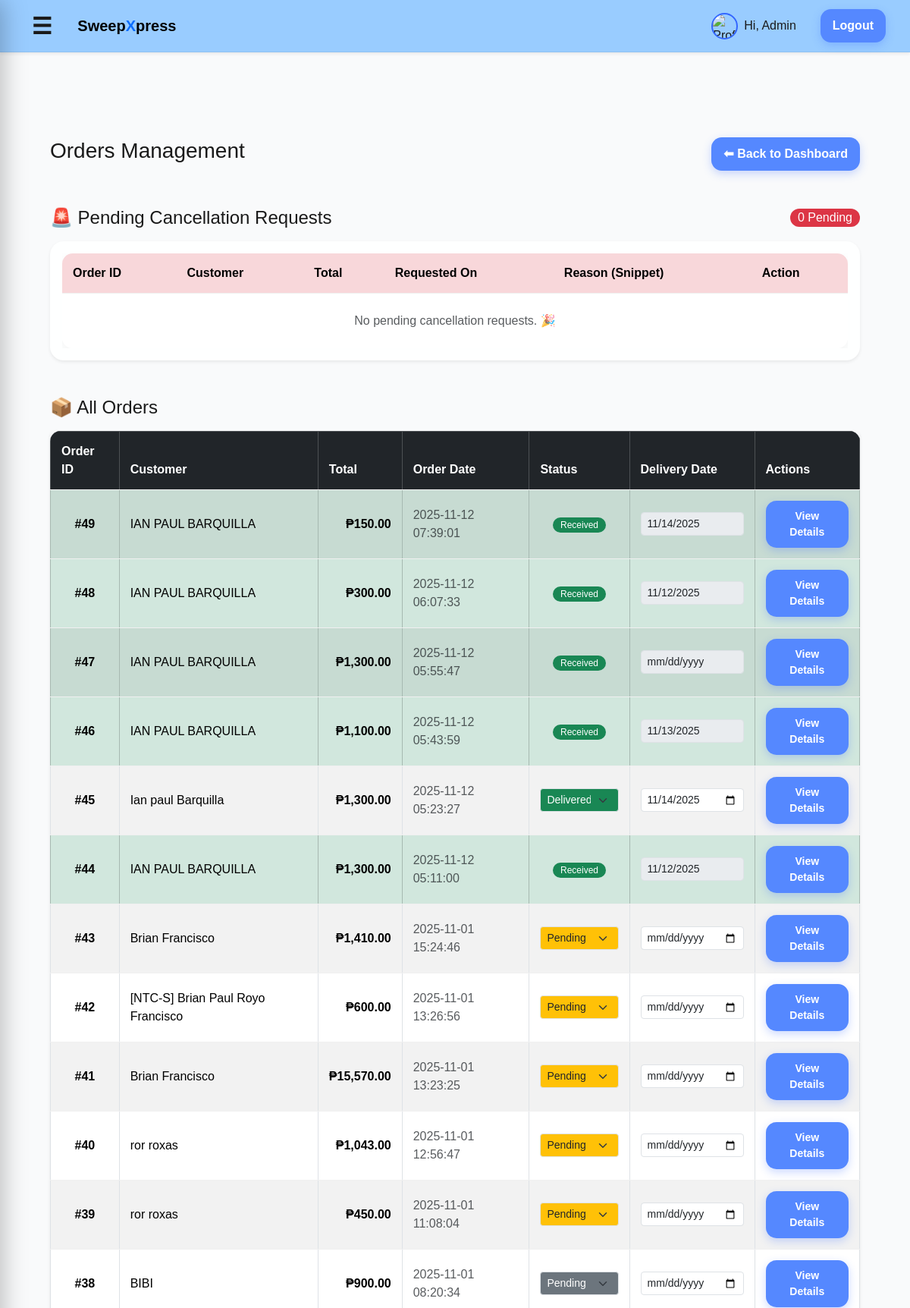
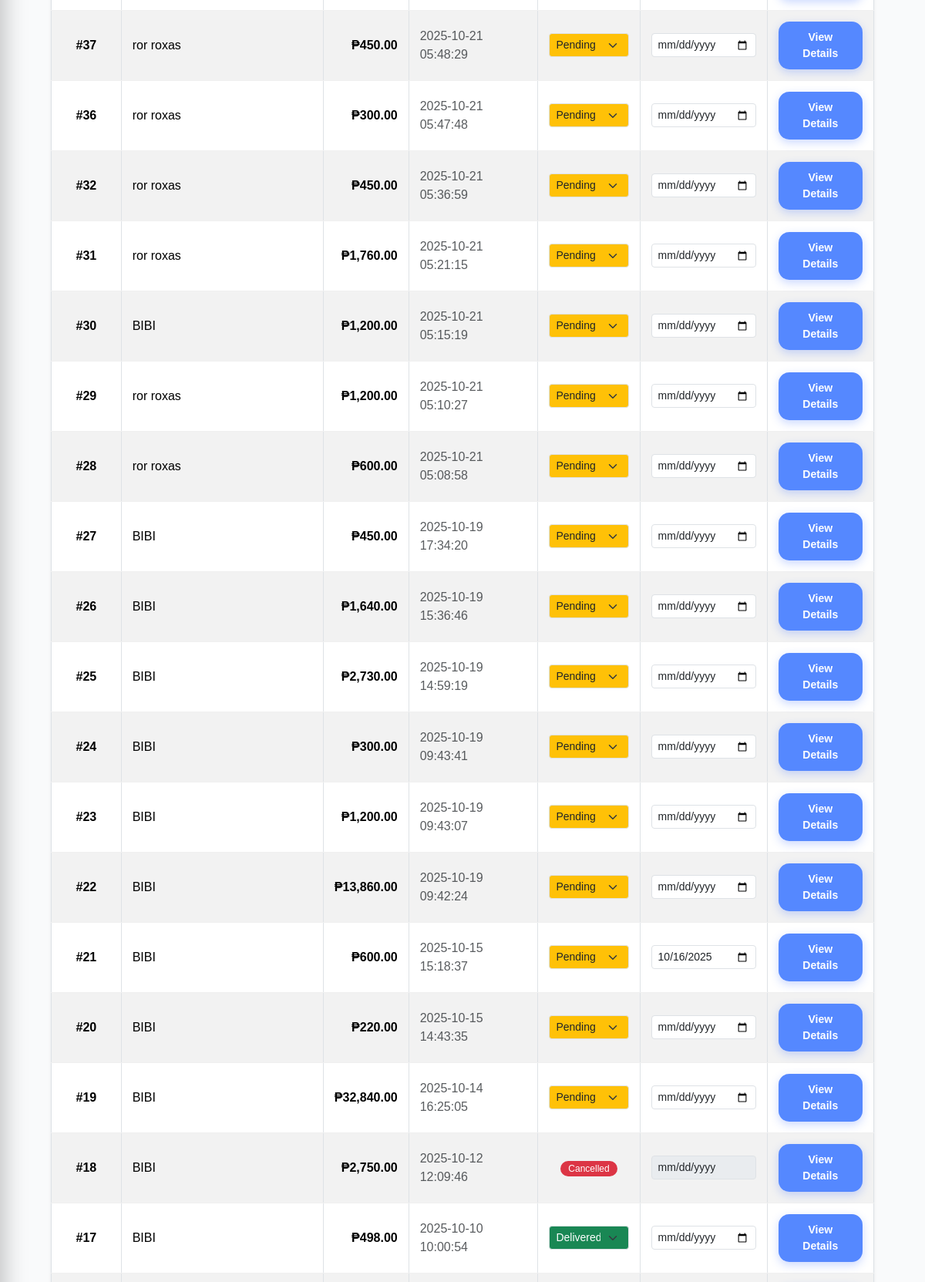
The app's page /admin/orders.php (signed in, upper part) with its own data (2 pictures, top to bottom).
### tables this page shows
CREATE TABLE `orders` (
  `id` int(11) NOT NULL,
  `user_id` int(11) DEFAULT NULL,
  `total` decimal(10,2) NOT NULL DEFAULT 0.00,
  `address` varchar(255) DEFAULT NULL,
  `status` enum('pending','preparing','delivered','completed','cancellation_requested','cancelled') NOT NULL DEFAULT 'pending',
  `created_at` timestamp NOT NULL DEFAULT current_timestamp(),
  `payment_method` varchar(50) NOT NULL DEFAULT 'COD',
  `payment_status` varchar(50) NOT NULL DEFAULT 'pending',
  `customer_name` varchar(120) DEFAULT NULL,
  `notes` text DEFAULT NULL,
  `cancellation_reason` text DEFAULT NULL,
  `admin_note` text DEFAULT NULL,
  `po_number` varchar(50) DEFAULT NULL,
  `payment_terms` varchar(100) DEFAULT NULL,
  `order_type` varchar(10) NOT NULL DEFAULT 'B2C'
);

CREATE TABLE `users` (
  `id` int(11) NOT NULL,
  `google_id` varchar(255) DEFAULT NULL,
  `name` varchar(120) NOT NULL,
  `username` varchar(50) NOT NULL,
  `email` varchar(190) NOT NULL,
  `password_hash` varchar(255) NOT NULL,
  `profile_image` varchar(255) DEFAULT NULL,
  `role` enum('customer','admin','business') NOT NULL DEFAULT 'customer',
  `created_at` timestamp NOT NULL DEFAULT current_timestamp(),
  `phone` varchar(20) DEFAULT NULL,
  `dark_mode` tinyint(1) DEFAULT 0,
  `birth_date` date DEFAULT NULL,
  `street_address` varchar(255) DEFAULT NULL,
  `city` varchar(100) DEFAULT NULL,
  `zip_code` varchar(20) DEFAULT NULL,
  `phone_number` varchar(20) DEFAULT NULL,
  `gender` varchar(10) DEFAULT NULL
);

CREATE TABLE `deliveries` (
  `id` int(11) NOT NULL,
  `order_id` int(11) NOT NULL,
  `customer_name` varchar(120) NOT NULL,
  `address` varchar(255) NOT NULL,
  `status` enum('pending','shipped','delivered','cancelled') DEFAULT 'pending',
  `delivery_date` date DEFAULT NULL,
  `created_at` timestamp NOT NULL DEFAULT current_timestamp()
);

### config.php (called while the page is built, shortened)
<?php
function h($s) {
    return htmlspecialchars($s ?? '', ENT_QUOTES, 'UTF-8');
}
?>

### admin/orders.php (the view, shortened to what this page needs)
<?php
require_once __DIR__ . '/../config.php';
require_once __DIR__ . '/../includes/header.php';
?>
<?php
$stmt_cancellations = $pdo->query("
    SELECT
        o.id,
        o.total,
        o.created_at,
        o.cancellation_reason,
        o.user_id,
        u.name AS full_name,
        u.email
    FROM orders o
    JOIN users u ON o.user_id = u.id
    WHERE o.status = 'cancellation_requested'
    ORDER BY o.created_at ASC
");
$cancellation_requests = $stmt_cancellations->fetchAll(PDO::FETCH_ASSOC);
$sql = "
    SELECT
        o.id AS order_id,
        u.name AS customer_name,
        o.total,
        o.created_at,
        o.status AS order_status,
        d.id AS delivery_id,
        d.status AS delivery_status,
        d.delivery_date
    FROM orders o
    LEFT JOIN users u ON o.user_id = u.id
    LEFT JOIN deliveries d ON o.id = d.order_id
    ORDER BY o.created_at DESC
";
$orders = $pdo->query($sql)->fetchAll(PDO::FETCH_ASSOC);
?>
<div class="container mt-5">
    <div class="d-flex justify-content-between align-items-center mb-4">
        <h1 class="h3"> Orders Management</h1>
        <a href="dashboard.php" class="btn btn-secondary">⬅ Back to Dashboard</a>
    </div>
    <div class="d-flex justify-content-between align-items-center mb-3 mt-5">
        <h2 class="h4 m-0">🚨 Pending Cancellation Requests</h2>
        <span class="badge bg-danger fs-6 text-white"><?= count($cancellation_requests) ?> Pending</span>
    </div>
    <div class="card shadow-sm border-0 mb-5">
        <div class="card-body p-0">
            <div class="table-responsive">
                <table class="table table-hover align-middle mb-0">
                    <thead class="table-danger">
                        <tr>
                            <th>Order ID</th>
                            <th>Customer</th>
                            <th>Total</th>
                            <th>Requested On</th>
                            <th>Reason (Snippet)</th>
                            <th>Action</th>
                        </tr>
                    </thead>
                    <tbody>
                        <?php if ($cancellation_requests): ?>
                            <?php foreach ($cancellation_requests as $request): ?>
                                <tr class="cancellation-row"
                                    data-id="<?= h($request['id']) ?>"
                                    data-name="<?= h($request['full_name']) ?>"
                                    data-email="<?= h($request['email']) ?>"
                                    data-total="₱<?= number_format($request['total'], 2) ?>"
                                    data-reason="<?= h($request['cancellation_reason']) ?>">
                                    <td>#<?= h($request['id']) ?></td>
                                    <td><?= h($request['full_name']) ?></td>
                                    <td>₱<?= number_format($request['total'], 2) ?></td>
                                    <td><?= date('M j, Y', strtotime($request['created_at'])) ?></td>
                                    <td style="max-width: 300px;" class="text-truncate">
                                        <?= h($request['cancellation_reason']) ?>
                                    </td>
                                    <td>
                                        <button type="button" class="btn btn-sm btn-outline-danger btn-review-cancellation">
                                            Review
                                        </button>
                                    </td>
                                </tr>
                            <?php endforeach; ?>
                        <?php else: ?>
                            <tr><td colspan="6" class="text-muted py-4 text-center">No pending cancellation requests. 🎉</td></tr>
                        <?php endif; ?>
                    </tbody>
                </table>
            </div>
        </div>
    </div>
    <h2 class="h4 m-0 mb-3">📦 All Orders</h2>
    <?php if ($orders): ?>
        <div class="table-responsive shadow-sm rounded">
            <table class="table table-striped table-hover align-middle table-bordered">
                <thead class="table-dark text-center">
                    <tr>
                        <th>Order ID</th>
                        <th>Customer</th>
                        <th>Total</th>
                        <th>Order Date</th>
                        <th>Status</th>
                        <th>Delivery Date</th>
                        <th>Actions</th>
                    </tr>
                </thead>
               <?php foreach ($orders as $o): ?>
                        <?php
                            $currentStatus = $o['order_status'];
                            $statusClass = match($currentStatus) {
                                'pending'   => 'bg-warning text-dark',
                                'shipped'   => 'bg-info text-dark',
                                'delivered' => 'bg-success text-white',
                                'cancellation_requested', 'cancelled' => 'bg-danger text-white',
                                'completed' => 'bg-success text-white',
                                default => 'bg-secondary text-white'
                            };
                        ?>
                        <tr <?= $currentStatus === 'completed' ? 'class="table-success"' : '' ?>>
                            <td class="fw-bold text-center">#<?= (int)$o['order_id']; ?></td>
                            <td><?= h($o['customer_name'] ?? 'Guest'); ?></td>
                            <td class="fw-semibold text-end">₱<?= number_format($o['total'], 2); ?></td>
                            <td class="text-muted"><?= h($o['created_at']); ?></td>
                          <td class="text-center">
                            <?php
                            $disableStatus = in_array($currentStatus, ['cancellation_requested', 'cancelled', 'completed']);
                            ?>
                            <?php if ($disableStatus): ?>
                                <span class="badge <?= $statusClass; ?>">
                                    <?= $currentStatus === 'completed' ? 'Received' : ucfirst(str_replace('_', ' ', $currentStatus)); ?>
                                </span>
                            <?php else: ?>
                                <form method="post" class="d-inline">
                                    <select name="status" class="form-select form-select-sm <?= $statusClass; ?>" onchange="this.form.submit()">
                                        <?php
                                            $statusOptions = [
                                                'pending' => 'Pending',
                                                'shipped' => 'Preparing',
                                                'delivered' => 'Delivered'
                                            ];
                                        ?>
                                        <?php foreach ($statusOptions as $value => $label): ?>
                                            <option value="<?= $value ?>" <?php if ($currentStatus === $value) echo 'selected'; ?>>
                                                <?= $label ?>
                                            </option>
                                        <?php endforeach; ?>
                                    </select>
                                </form>
                            <?php endif; ?>
                        </td>
                            <td class="text-center">
                                <form method="post" class="d-inline">
                                    <input type="date" name="delivery_date" class="form-control form-control-sm"
                                        value="<?= h($o['delivery_date'] ?? ''); ?>" onchange="this.form.submit()"
                                        <?= $disableStatus ? 'disabled' : ''; ?>>
                                </form>
                            </td>
                            <td class="text-center">
                                <a class="btn btn-sm btn-outline-primary" href="order_details.php?id=<?= (int)$o['order_id']; ?>">
                                    View Details
                                </a>
                            </td>
                        </tr>
                    <?php endforeach; ?>
            </table>
        </div>
    <?php else: ?>
        <div class="alert alert-info">📭 No orders found.</div>
    <?php endif; ?>
</div>

### assets/style.css (style rules this page uses)
* { box-sizing: border-box; -webkit-font-smoothing: antialiased; }
body { margin: 0; font-family: -apple-system, BlinkMacSystemFont, "Segoe UI", Roboto, Inter, Arial, sans-serif; background: #f5f7fa; color: #1a1a1a; line-height: 1.5; }
.container { max-width: 1100px; margin: 0 auto; padding: 16px; }
nav a.btn, .btn { background: #5588ff !important; color: #fff !important; padding: 10px 16px; border-radius: 14px; font-weight: 600; text-decoration: none; border: none; cursor: pointer; box-shadow: 0 4px 12px rgba(51,102,255,0.25); transition: transform 0.1s, opacity 0.2s; }
.btn-secondary { background: #5588ff !important; color: #fff !important; box-shadow: 0 4px 12px rgba(51,102,255,0.25); }
.card { background:#feffff; border-radius:18px; padding:16px; box-shadow:0 6px 20px rgba(0,0,0,.06); display:flex; flex-direction:column; justify-content:space-between; height:100%; transition:transform .15s,box-shadow .15s; }
input, textarea, select { width: 100%; padding: 12px 14px; border: 1px solid #e5e7eb; border-radius: 12px; font-size: 1rem; transition: border 0.2s, box-shadow 0.2s; }
.table { width: 100%; border-collapse: collapse; background: #fff; border-radius: 14px; overflow: hidden; box-shadow: 0 6px 18px rgba(0,0,0,0.05); }
.table th, .table td { padding: 14px; border-bottom: 1px solid #f0f0f0; text-align: left; }
.table tr:last-child td { border-bottom: none; }
.badge { background: rgba(85, 136, 255, 0.15); color: #3366ff; padding: 4px 10px; border-radius: 999px; font-size: 12px; font-weight: 500; }
body { background: #f9fafb; font-family: Arial, sans-serif; }

### records on screen
orders: id "49", user.name "IAN PAUL BARQUILLA", total "150.00", created_at "2025-11-12 07:39:01", status "Received", delivery_date "11/14/2025"
orders: id "48", user.name "IAN PAUL BARQUILLA", total "300.00", created_at "2025-11-12 06:07:33", status "Received", delivery_date "11/12/2025"
orders: id "47", user.name "IAN PAUL BARQUILLA", total "1,300.00", created_at "2025-11-12 05:55:47", shows "Received"
orders: id "46", user.name "IAN PAUL BARQUILLA", total "1,100.00", created_at "2025-11-12 05:43:59", status "Received", delivery_date "11/13/2025"
orders: id "45", user.name "Ian paul Barquilla", total "1,300.00", created_at "2025-11-12 05:23:27", status "Delivered", delivery_date "11/14/2025"
orders: id "44", user.name "IAN PAUL BARQUILLA", total "1,300.00", created_at "2025-11-12 05:11:00", status "Received", delivery_date "11/12/2025"
orders: id "43", user.name "Brian Francisco", total "1,410.00", created_at "2025-11-01 15:24:46", status "Pending"
orders: id "42", user.name "[NTC-S] Brian Paul Royo Francisco", total "600.00", created_at "2025-11-01 13:26:56", status "Pending"
orders: id "41", user.name "Brian Francisco", total "15,570.00", created_at "2025-11-01 13:23:25", status "Pending"
orders: id "40", user.name "ror roxas", total "1,043.00", created_at "2025-11-01 12:56:47", status "Pending"
orders: id "39", user.name "ror roxas", total "450.00", created_at "2025-11-01 11:08:04", status "Pending"
orders: id "38", user.name "BIBI", total "900.00", created_at "2025-11-01 08:20:34", status "Pending"
orders: id "37", user.name "ror roxas", total "450.00", created_at "2025-10-21 05:48:29", status "Pending"
orders: id "36", user.name "ror roxas", total "300.00", created_at "2025-10-21 05:47:48", status "Pending"
orders: id "32", user.name "ror roxas", total "450.00", created_at "2025-10-21 05:36:59", status "Pending"
orders: id "31", user.name "ror roxas", total "1,760.00", created_at "2025-10-21 05:21:15", status "Pending"
orders: id "30", user.name "BIBI", total "1,200.00", created_at "2025-10-21 05:15:19", status "Pending"
orders: id "29", user.name "ror roxas", total "1,200.00", created_at "2025-10-21 05:10:27", status "Pending"
orders: id "28", user.name "ror roxas", total "600.00", created_at "2025-10-21 05:08:58", status "Pending"
orders: id "27", user.name "BIBI", total "450.00", created_at "2025-10-19 17:34:20", status "Pending"
orders: id "26", user.name "BIBI", total "1,640.00", created_at "2025-10-19 15:36:46", status "Pending"
orders: id "25", user.name "BIBI", total "2,730.00", created_at "2025-10-19 14:59:19", status "Pending"
orders: id "24", user.name "BIBI", total "300.00", created_at "2025-10-19 09:43:41", status "Pending"
orders: id "23", user.name "BIBI", total "1,200.00", created_at "2025-10-19 09:43:07", status "Pending"
orders: id "22", user.name "BIBI", total "13,860.00", created_at "2025-10-19 09:42:24", status "Pending"
orders: id "21", user.name "BIBI", total "600.00", created_at "2025-10-15 15:18:37", status "Pending", delivery_date "10/16/2025"
orders: id "20", user.name "BIBI", total "220.00", created_at "2025-10-15 14:43:35", status "Pending"
orders: id "19", user.name "BIBI", total "32,840.00", created_at "2025-10-14 16:25:05", status "Pending"
orders: id "18", user.name "BIBI", total "2,750.00", created_at "2025-10-12 12:09:46", status "Cancelled"
orders: id "17", user.name "BIBI", total "498.00", created_at "2025-10-10 10:00:54", status "Delivered"

### other values on screen
$displayName "Admin"
count($cancellation_requests) "0"
